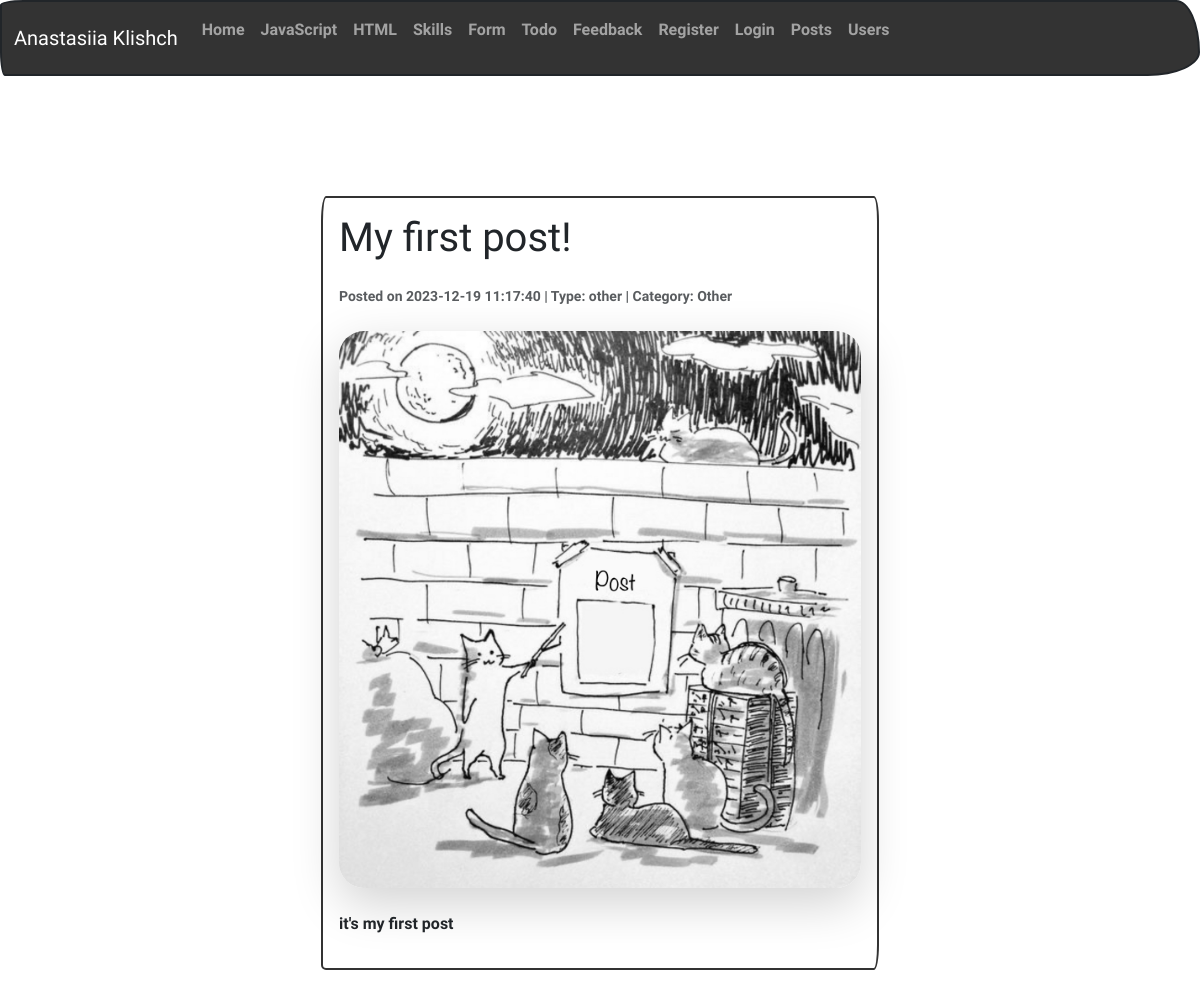
/post/1, run on the app's committed database.
### app/posts/models.py (models this page shows, shortened)
class Post(db.Model):
    id = db.Column(db.Integer, primary_key=True)
    title = db.Column(db.String(255), nullable=False)
    text = db.Column(db.String, nullable=False)
    image_file = db.Column(db.String, default='postdefault.jpg')
    created = db.Column(db.TIMESTAMP, default=datetime.now)
    type = db.Column(db.Enum('news', 'publication', 'other'), default='other')
    enabled = db.Column(db.Boolean, default=True)
    user_id = db.Column(db.Integer, db.ForeignKey('user.id'), nullable=False)
    category_id = db.Column(db.Integer, db.ForeignKey('category.id'))
    category = db.relationship('Category', backref=db.backref('posts', uselist=False))
    tags = db.relationship('Tag', secondary=post_tag, backref=db.backref('posts', lazy=True))

class Category(db.Model):
    id = db.Column(db.Integer, primary_key=True)
    name = db.Column(db.String)

### app/posts/views.py (the view)
@posts.route("/post/<int:id>")
def post(id):
    post = Post.query.filter_by(id=id).first_or_404()
    return render_template("post.html", post=post, current_user=current_user)

### app/posts/templates/posts/post.html (shortened to what this page needs)
{% from 'render_field.html' import render_field %}
{% extends "base.html" %}
{% block content %}
<div class="card mt-4 mx-auto" style="width: 50%;">
    <div class="card-body">
        <div class="d-flex justify-content-between align-items-center mb-3">
            <h1 class="card-title">{{ post.title }}</h1>
        </div>
        <div class="text-muted small mb-2">
            Posted on {{ post.created.strftime('%Y-%m-%d %H:%M:%S') }} | Type: {{ post.type }} | Category: {{ post.category.name }}
        </div>
        {% if post.image_file %}
        <img alt="Post Image" class="img-fluid rounded shadow-lg mx-auto d-block mb-3 mt-4" src="{{ url_for('static', filename='images/' + post.image_file) }}" style="max-width: 100%;">
        {% endif %}
        <div class="card-text mt-4">
            {% for paragraph in post.text.split('\n') %}
                <p>{{ paragraph }}</p>
            {% endfor %}
        </div>
    </div>
</div>
<br>
<br>
{% endblock %}

### app/static/css/mystyle.css (style rules this page uses)
body { justify-content: center; align-items: center; height: 100vh; margin: 0; }

### data on the page
Post: title "My first post!", created "2023-12-19 11:17:40", type "other", image_file (placeholder picture), text "it's my first post"
Category: category.name "Other"

### other printed values
{{ name }} "Home" "JavaScript" "HTML" "Skills" "Form" "Todo" "Feedback" "Register" "Login" "Posts" "Users"
